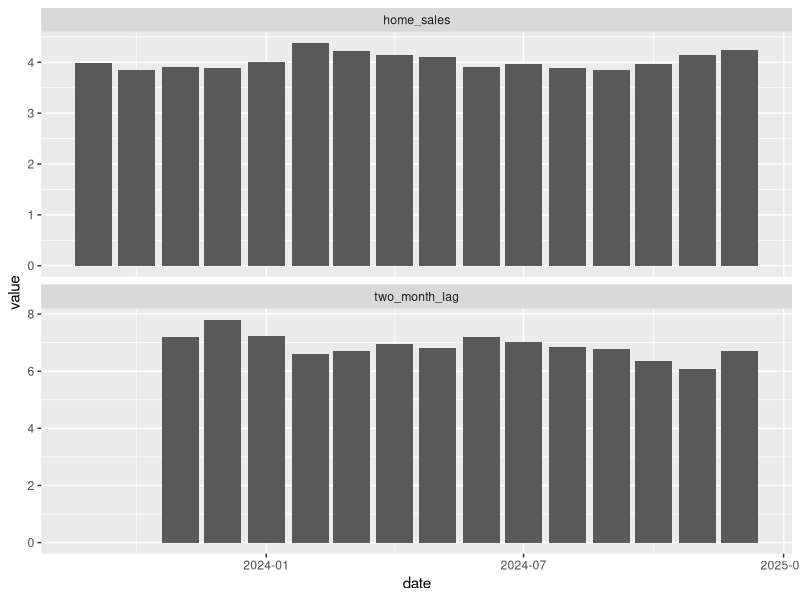
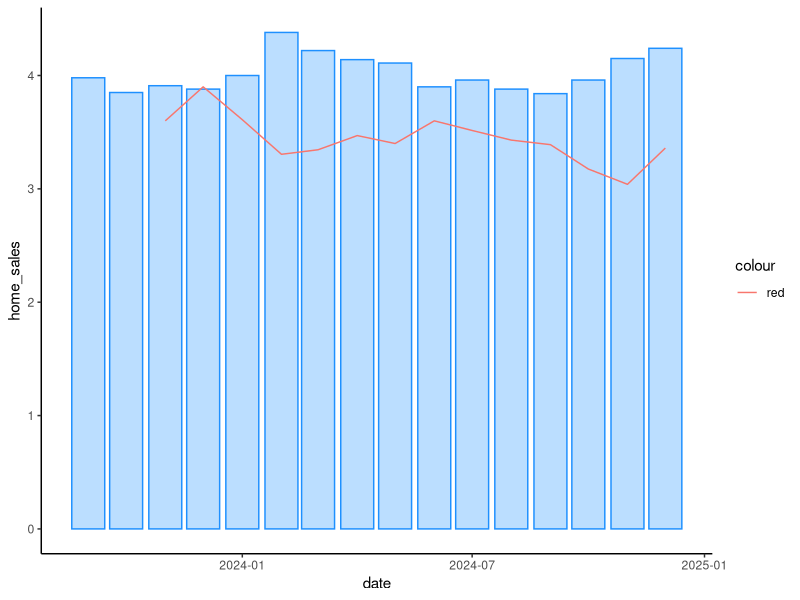
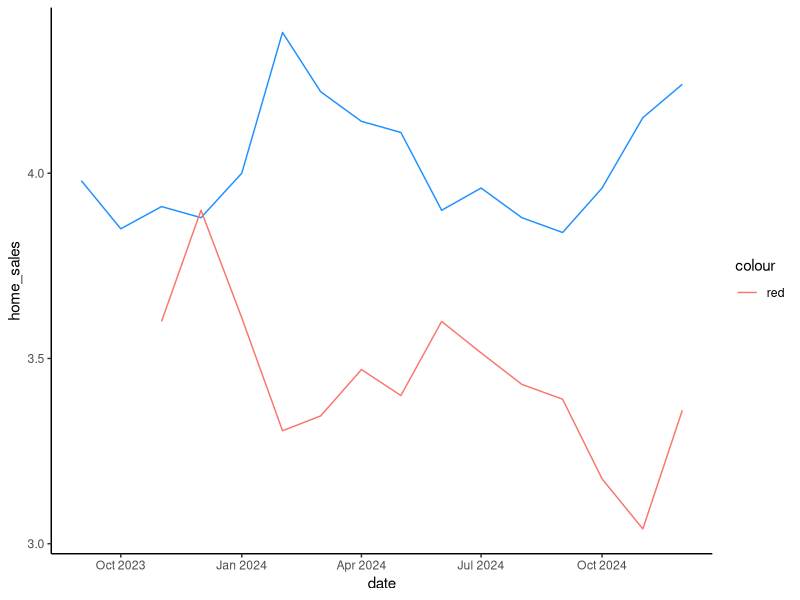

Here is the R script that generated these plots, in order: (Note: this script raises an error after producing the figures.)
library(tidyverse)
library(scales)
library(slider)

# Data preparation
data <- tibble( 
  date = c("9/1/23", "10/1/23", "11/1/23", "12/1/23", "1/1/24", "2/1/24", "3/1/24", "4/1/24", "5/1/24", "6/1/24",  
           "7/1/24", "8/1/24", "9/1/24", "10/1/24", "11/1/24", "12/1/24"),
  home_sales = c(3980000, 3850000, 3910000, 3880000, 4000000, 4380000, 4220000, 4140000, 4110000, 3900000,
                 3960000, 3880000, 3840000, 3960000, 4150000, 4240000),
  mortgage_rate = c(7.2, 7.8, 7.22, 6.61, 6.69, 6.94, 6.8, 7.2, 7.03, 6.86, 6.78, 6.35, 6.08, 6.72, 6.81, 6.69)
)

data$date <- as.Date(data$date, format = "%m/%d/%y")

# Convert home sales to millions
data <- data %>% mutate(home_sales = home_sales / 1000000)

data <- data %>% 
  mutate(home_sales_2 = home_sales) %>% 
  mutate(one_month_lag = lag(mortgage_rate),
         two_month_lag = lag(mortgage_rate, n = 2)) 

data %>% 
  select(date, home_sales, two_month_lag) %>% 
  pivot_longer(-date) %>% 
  ggplot(aes(x = date, y = value)) +
  geom_col() +
  facet_wrap(~name, ncol = 1, scales = "free_y")

data %>% 
  select(date, home_sales, two_month_lag) %>% 
  ggplot(aes(x = date)) +
  geom_col(aes(y = home_sales), color = "dodgerblue", fill = "dodgerblue", alpha = 0.3) +
  geom_line(aes(y = two_month_lag/2, color = "red")) +
  theme_classic()

data %>% 
  select(date, home_sales, two_month_lag) %>% 
  ggplot(aes(x = date)) +
  geom_line(aes(y = home_sales), color = "dodgerblue", fill = "dodgerblue") +
  geom_line(aes(y = two_month_lag/2, color = "red")) +
  theme_classic()

data <- tibble( 
  date = c("9/1/23", "10/1/23", "11/1/23", "12/1/23", "1/1/24", "2/1/24", "3/1/24", "4/1/24", "5/1/24", "6/1/24",  
           "7/1/24", "8/1/24", "9/1/24", "10/1/24", "11/1/24"),
  home_sales = c(3980000, 3850000, 3910000, 3880000, 4000000, 4380000, 4220000, 4140000, 4110000, 3900000,
                 3960000, 3880000, 3840000, 3960000, 4150000,),
  mortgage_rate_2m_lag = c(6.8, 7.7, 7.2, 7.8, 7.22, 6.61, 6.69, 6.94, 6.8, 7.2, 7.03, 6.86, 6.78, 6.35, 6.08)
)

data$date <- as.Date(data$date, "%m/%d/%y")

data <- data %>% 
  mutate(home_sales = home_sales/1000000,
         mortgage_rate_2m_lag = mortgage_rate_2m_lag/1.65)

data %>% 
  pivot_longer(cols = -date) %>% 
  ggplot(aes(x = date, y = value, color = name)) +
  geom_line() +
  scale_y_continuous(limits = c(3.6, 4.8))

data %>% 
  ggplot(aes(x = date)) +
  geom_line(aes(y = home_sales)) +
  geom_line(aes(y = mortgage_rate_2m_lag), color = "red") +
  scale_y_continuous(limits = c(3.6, 4.8),
                     name = "Existing Home Sales(mil)", 
                     sec.axis = sec_axis(~.*1, 
                       breaks = c(3.6, 4.0, 4.5, 4.8),
                       name = "Mortgage Rate (Two Month Lag)"
                     )) +
  labs(title = "Existing Home Sales and 30-Year Mortgage Rate(Two Month Lag)",
       x = NULL) +
  theme_classic() +
  theme(
    axis.title.y.right = element_text(color = "red"),
    axis.text.y.right = element_text(color = "red"),
    plot.title.position = "plot",
    plot.title = element_textbox_simple()
  )
  
data %>% 
  ggplot(aes(x = date)) +
  geom_line(aes(y = home_sales)) +
  geom_line(aes(y = mortgage_rate_2m_lag), color = "red") +
  scale_y_continuous(limits = c(3.6, 4.8),
                     name = "Existing Home Sales(mil)", 
                     sec.axis = sec_axis(~.*1, 
                                         breaks = c(3.6, 4.0, 4.5, 4.8),
                                         name = "Mortgage Rate (Two Month Lag)")) +
  labs(title = "Existing Home Sales and 30-Year Mortgage Rate(Two Month Lag)",
       x = NULL) +
  theme_classic() +
  theme(
    axis.title.y.right = element_text(color = "red"),
    axis.text.y.right = element_text(color = "red"),
    plot.title.position = "plot",
    plot.title = element_textbox_simple()
  )
